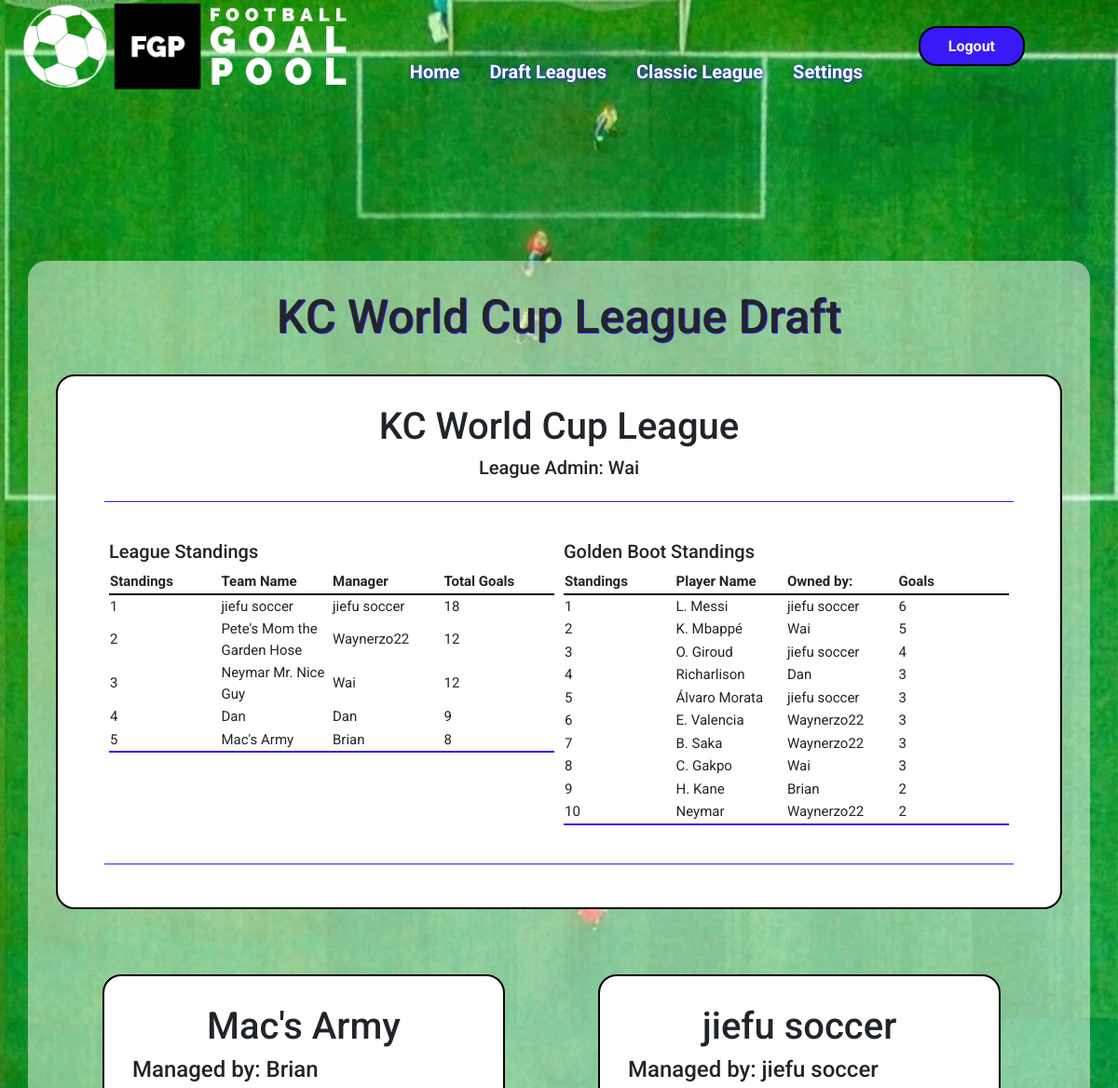
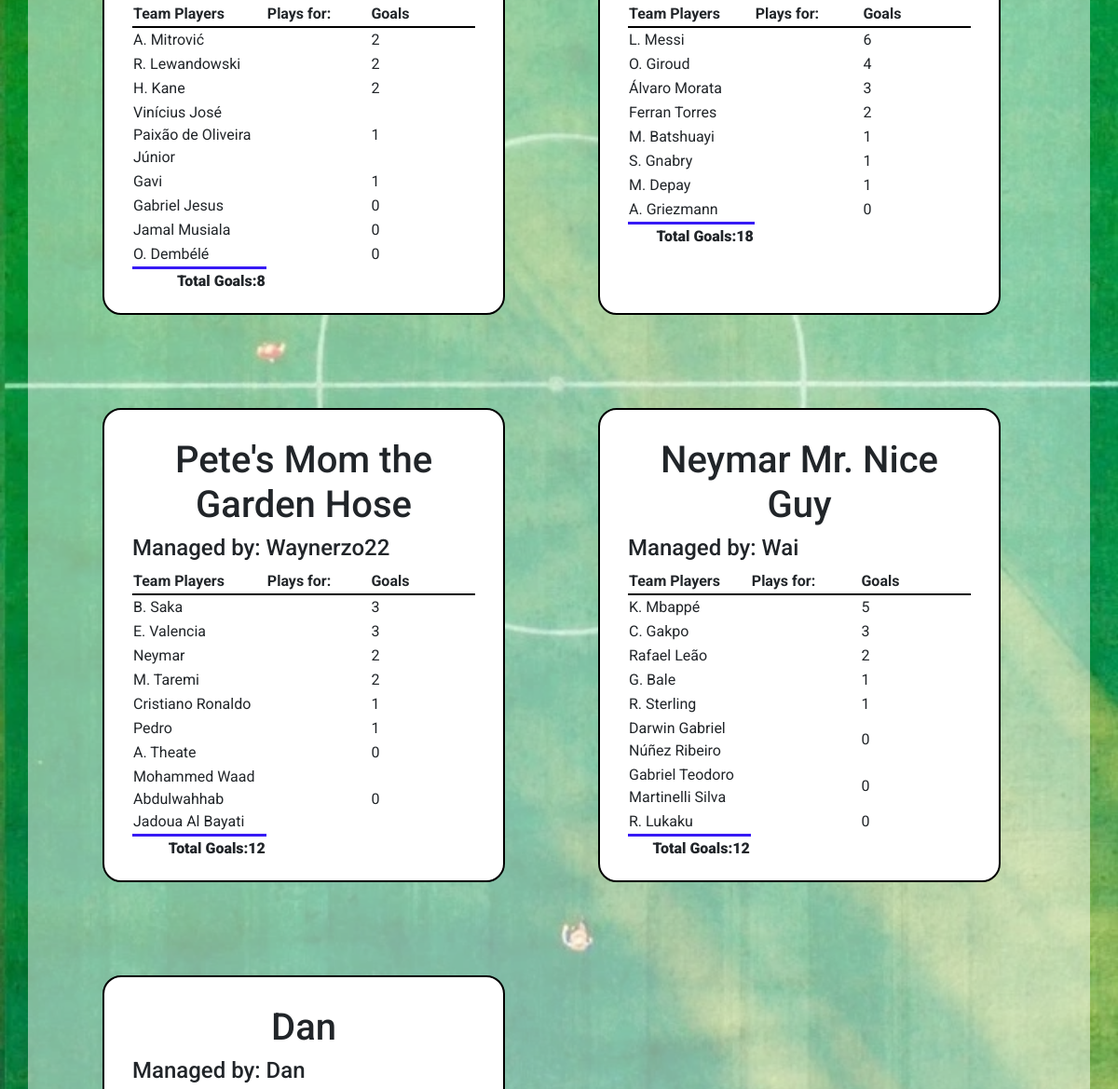
/draft/ (signed in, upper part), run on an earlier commit of the app's database (2 pictures, top to bottom).
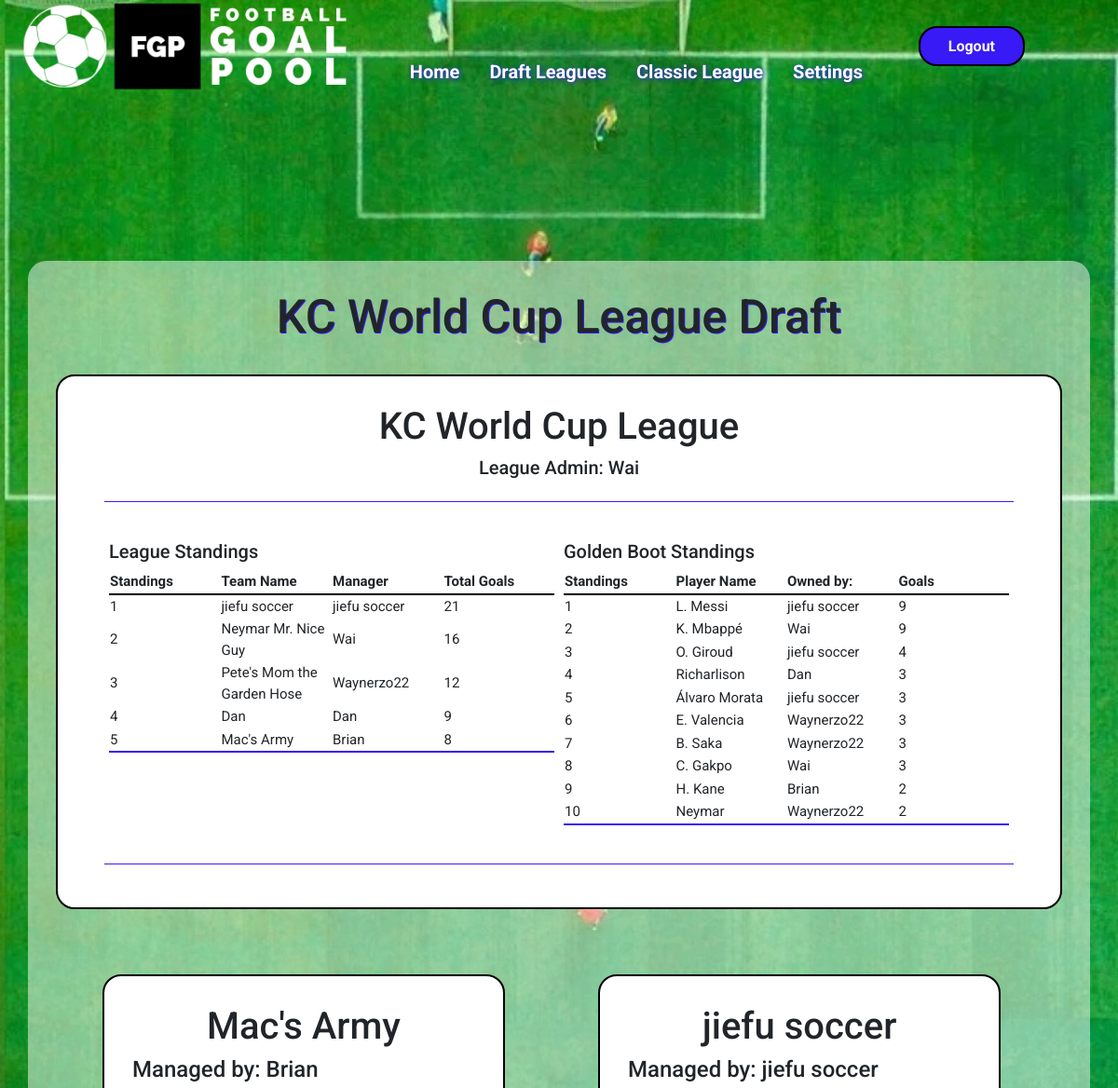
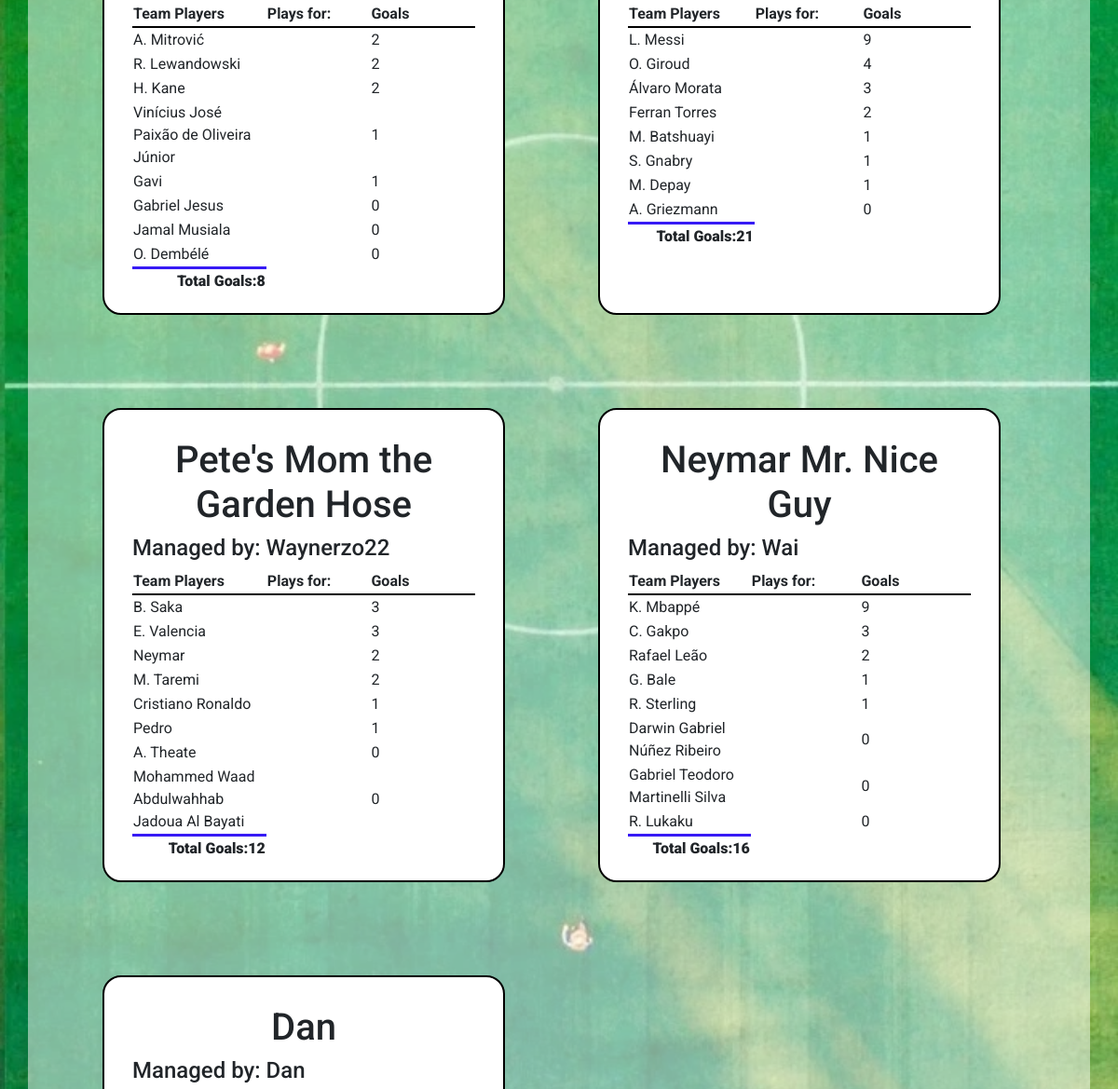
And on a later commit of the database (2 pictures, top to bottom).
### goalpoolapp/models.py (models this page shows, shortened)
class League(models.Model):
    teamlimit = models.IntegerField()
    leaguename = models.CharField(max_length=64)
    leaguecode = models.CharField(max_length = 10, blank=True, null=True)
    teamplayerslimit = models.IntegerField()
    transfersActivated = models.BooleanField(default=False)
    transfersAllowed = models.BooleanField(default=False)
    duplicatePlayersAllowed = models.BooleanField()
    admin = models.ForeignKey(User, on_delete=models.CASCADE, related_name="administratedleague")
    draftcomplete = models.BooleanField(default=False)
    draftstarted = models.BooleanField(default=False)
    draftposition = models.IntegerField(default=1)
    draftdecending = models.BooleanField(default=False)

class User(AbstractUser):
    emailpermission = models.BooleanField(null=True)

class Team(models.Model):
    manager = models.ForeignKey(User, on_delete=models.CASCADE, related_name="managedteams")
    league = models.ForeignKey(League, on_delete=models.CASCADE, related_name="leagueteams")
    players = models.ManyToManyField(Player, related_name="teams", blank=True)
    provisionalplayers = models.ManyToManyField(Player, related_name="provisionalteams", blank=True)
    rank = models.IntegerField(default=1)
    teamname = models.CharField(max_length=64)
    totalgoals = models.IntegerField(default=0)
    draftnumber = models.IntegerField(blank=True, null=True)

class Player(models.Model):
    playercode = models.IntegerField()
    leagues = models.ManyToManyField(League, related_name="leagueplayers", blank=True)
    nickname = models.CharField(max_length=64)
    goals = models.IntegerField(default=0)
    country = models.ForeignKey(Country, on_delete=models.CASCADE, related_name="players")
    currentweekgoals = models.IntegerField(default=0)
    position = models.CharField(max_length=12)
    pic = models.CharField(max_length=100)

### goalpoolapp/views.py (the view)
# urls.py: path('draft/', views.draft, name='draft'),
@login_required
def draft(request, leagueid=None):
    userteams = Team.objects.filter(manager=request.user)
    if leagueid != None:
        leagueslist = League.objects.filter(id=leagueid)
    else:
        leagueslist = League.objects.filter(leagueteams__in=userteams)
    leagueslist = leagueslist.exclude(id=19)
    leagues = Paginator(leagueslist, 1)
    page = request.GET.get('page')
    league = leagues.get_page(page)
    picker = None
    try:
        teams = league[0].leagueteams.all()
        playercheck = 0
        for team in teams:
            if team.players.count() == league[0].teamplayerslimit:
                playercheck += 1
        if playercheck == league[0].leagueteams.count():
            league[0].draftcomplete = True
            league[0].save()
        for team in league[0].leagueteams.all():
            if team.draftnumber == league[0].draftposition:
                picker = team.manager
    except:
        pass
    return render(request, 'goalpoolapp/draft.html', {
        "picker": picker,
        "leaguepage": league,
        "leagues": leagues,
    })

### goalpoolapp/templates/goalpoolapp/draft.html (shortened to what the changed rows need)
{% extends "goalpoolapp/layout.html" %}
{% load static %}
{% block body %}
<div id="main-page-content-container">
    <div id="main-page-content">
        {% for league in leaguepage %}
            <h2>{{ league.leaguename }} Draft</h2>
            <br>
            {% if league.draftstarted == True and league.draftcomplete == False %}
                <h3>Draft in Progress</h3>
                <h4>Current Picker: {{ picker }}</h4>
                {% if picker == user %}
                <div class="centeredinput">
                    <h5>Pick a player</h5>
                    <input type="hidden" value="{{ league.id }}" id="leagueid">
                    {% csrf_token %}
                    <div class="form-group draftselect">
                        <label for="teamselect" class="label teamlabel">Select a club</label>
                        <select id="teamselect" class="form-control"></select>
                    </div>
                    <div id="players">
                    </div>
                </div>
            {% endif %}
                <div id="teamscontainer">
                    {% for team in league.leagueteams.all|dictsort:"draftnumber" %}
                        <div
                        {% if team.manager == picker %}
                        class="pickercontainer"
                        {% else %}
                        class="teamcontainer"
                        {% endif %}
                        >
                        {% if team.manager == picker %}
                            <h5>Current Picker</h5>
                        {% endif %}
                        <h4>Draft number: {{ team.draftnumber }}</h4>
                        <h3>{{ team.teamname }}</h3>
                        <h4>Managed by: {{ team.manager }}</h4>
                            <table>
                                <tr>
                                    <th class="draftheader">Team Players</th>
                                    <th class="draftheader">Plays for:</th>
                                </tr>
                                {% for player in team.players.all %}
                                <tr>
                                    <td>{{ forloop.counter }}: {{ player.nickname }}</td>
                                    <td>{{ player.country.countryname }}</td>
                                </tr>
                                {% endfor %}
                            </table>
                        </div>
                    {% endfor %}
                </div>
            {% elif league.draftstarted == True and league.draftcomplete == True %}
                <div id="draft-information-container">
                    <h3>{{ league.leaguename }}</h3>
                    <h5>League Admin: {{ league.admin.username }}</h5>
                    <hr>
                    <div class="leagueinformation">
                        <div class="leaguetablecontainer">
                            <h5>League Standings</h5>
                            <table class="leaguetable">
                                <tr>
                                    <th>Standings</th>
                                    <th>Team Name</th>
                                    <th>Manager</th>
                                    <th>Total Goals</th>
                                </tr>
                                {% for team in league.leagueteams.all|dictsort:"totalgoals" reversed %}
                                <tr>
                                    <td>{{ forloop.counter }}</td>
                                    <td>{{ team.teamname }}</td>
                                    <td>{{ team.manager }}</td>
                                    <td>{{ team.totalgoals }}</td>
                                </tr>
                                {% endfor %}
                            </table>
                        </div>
                        <div class="leaguetablecontainer">
                            <div class="leaguetable">
                                <h5>Golden Boot Standings</h5>
                                <table class="playerleaguetable">
                                    <tr>
                                        <th>Standings</th>
                                        <th>Player Name</th>
                                        <th>Owned by:</th>
                                        <th>Goals</th>
                                    </tr>
                                    {% for player in league.leagueplayers.all|dictsortreversed:"goals"|slice:":10" %}
                                    <tr>
                                        <td>{{ forloop.counter }}</td>
                                        <td>{{ player.nickname }}</td>
                                        <td>
                                            {% for team in league.leagueteams.all %}
                                                {% if team in player.teams.all %}
                                                    {{ team.manager.username }}
                                                {% endif %}
                                            {% endfor %}
                                        </td>
                                        <td>{{ player.goals }}</td>
                                    </tr>
                                    {% endfor %}
                                </table>
                            </div>
                        </div>
                    </div>
                    <hr>
                </div>
                <div id="teamscontainer">
                    {% for team in league.leagueteams.all|dictsort:"draftnumber" %}
                        <div class="teamcontainer">
                        <h3>{{ team.teamname }}</h3>
                        <h4>Managed by: {{ team.manager }}</h4>
                            <table>
                                <tr>
                                    <th class="draftheader">Team Players</th>
                                    <th class="draftheader">Plays for:</th>
                                    <th class="draftheader">Goals</th>
                                </tr>
                                {% for player in team.players.all|dictsort:"goals" reversed %}
                                <tr>
                                    <td>{{ player.nickname }}</td>
                                    <td>{{ player.realteam }}</td>
                                    <td>{{ player.goals }}</td>
                                </tr>
                                {% endfor %}
                                <tr class="total">
                                    <td>Total Goals:{{ team.totalgoals }}</td>
                                </tr>
                            </table>
                        </div>
                    {% endfor %}
                </div>
            {% endif %}
        {% endfor %}
    </div>
</div>
{% endblock %}

What changed in the data, as far as the page shows it:
changed Team "jiefu soccer": totalgoals "18" → "21"
changed Team "Neymar Mr. Nice Guy": totalgoals "12" → "16"; moves up the list
changed Player "L. Messi": goals "6" → "9"
changed Player "K. Mbappé": goals "5" → "9"
